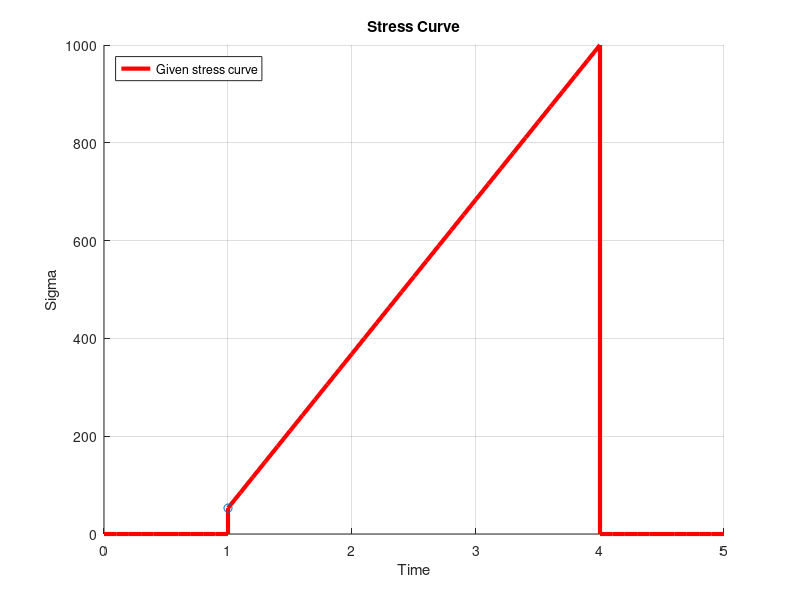

The MATLAB source for this figure: (Note: this script raises an error after producing the figure.)
%% Exercise 4
%    Program for creep test of a given stress curve
%    modelling and Analysis (SS 2021)(Material Modelling)

%% Step -1: Generate the given stress graph
%define the X-axis (time):
t0 = 0;
t1 = 1;
t2 = 4;
tend = 5;
dt = 0.1;       

%The desired time step
% Creating the time vectors with the dimension of the times and dt


time1 = t0:dt:t1;
time2 = t1:dt:t2;
time3 = t2:dt:tend;
time = [time1,time2,time3];
len_time = numel(time);



%Define the Y-axis (stress) and match the dimensions of the two vextors
%Creating the Sectional vectors for each section 
sect1 = zeros(size(time1));
sect2 = (1000-53)/(t2-t1)*(time2-t1)+53; %Sectional vector for a slope line using equation of line
sect3 = zeros(size(time3));

sigma = [sect1,sect2,sect3];

% time = t0:dt:tend;         %another way of writing the graph
% x=53;
% y=1000;
% z=linspace(x,y,(t2-t1)/dt);
% 
% sec1 = zeros(1,(t1-t0)/dt+1);
% sec2 = z.*ones(1,(t2-t1)/dt);
% sec3 = zeros(1,(tend-t2)/dt);
% 
% sigma = [sec1,sec2,sec3];

%Plot the given stress graph
figure(1);
hold on;
grid on;
xlabel('Time');
ylabel('Sigma');
title('Stress Curve');
plot(time,sigma,'r','LineWidth',3);
plot(1, 53,'o-');
legend('Given stress curve','Location','northwest')
hold off;
%% Using the given formulae plot the strain graph for the given stress graph acc to hooke element
%Hookes element
E = 750;
epsilon1 = hooks(sigma,E);  %Use the function name to call the function
figure(2); hold on; grid on; box on;
plot(time,epsilon1,'g','LineWidth',2);
xlabel('time');
ylabel('epsilon1');
title('Hooke strain curve');
legend('epsilon');

%% Using the given formulae plot the strain graph for the given stress graph acc to Newton element
%Newtons element
eta = 0.5;
epsilon2 = Newtons(sigma,eta,time);

figure(3); hold on; grid on; box on;
plot(time,epsilon2,'g','LineWidth',2);
xlabel('time');
ylabel('epsilon');
legend('epsilon');
title('Newton starin curve');

%% Using the given formulae plot the strain graph for the given stress graph
%acc to Max well Element
%Maxwell-element
 eta =1 ;
 E =7.5;
 dsigma = gradient(sigma, dt);      % to find the derivative of the sigma use 'gadient(value, increment)'
 epsilon3 = Maxwell(sigma,dsigma,eta,E,time);
 figure(4); hold on; grid on; box on;
 plot(time,epsilon3,'g','LineWidth',2);
 xlabel('time');
 ylabel('epsilon');
 legend('epsilon');
 title('Maxwell stain curve');
 
figure(5);          %plotting all the graphs in a single figure for better understanding
subplot(2,2,1);
    hold on;
    grid minor; box on;
    xlabel('Time');
    ylabel('Sigma');
    title('Stress Curve');
    plot(time,sigma,'r','LineWidth',3);
    axis([0 5 0 1050])
subplot(2,2,2);
    hold on;
    grid on; box on;
    plot(time,epsilon1, 'g', 'LineWidth', 2);
    xlabel('Time');
    ylabel('Epsilon1');
    title('Hooke strain curve');
    axis([0 5 0 2])
subplot(2,2,3);
    hold on;
    grid on; box on;
    plot(time,epsilon2,'g','LineWidth',2);
    xlabel('Time');
    ylabel('Epsilon');
    title('Newton starin curve');
    axis([0 5 0 4000])
subplot(2,2,4);
    hold on;
    grid on; box on;
    plot(time,epsilon3,'g','LineWidth',2);
    xlabel('Time');
    ylabel('Epsilon');
    title('Maxwell stain curve');
    axis([0 5 0 2000])
hold off;                    
    
% functions used in the program
 
 function [epsilon1] = hooks(sigma,E) 
 
 
epsilon1 = sigma/E;
 end
 
 function epsilon2_dot = Newtons(sigma,eta,time)
 epsilon = sigma/eta;
 epsilon2_dot = cumtrapz(time,epsilon);
 
 end
 
 function epsilon3_dor = Maxwell(sigma,dsigma,eta,E,time)
 
 epsilon = sigma/eta+dsigma/E;
 epsilon3_dor = cumtrapz(time,epsilon);
 
 end
 
 
